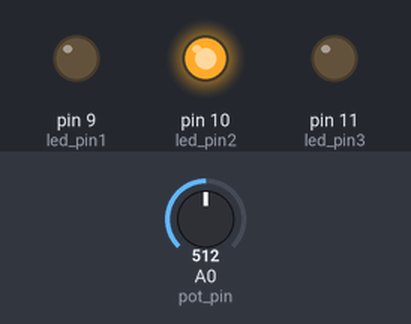
This sketch was run on a simulated Arduino Uno, built with avr-gcc and run on an emulated ATmega328P. On the bench: output pins drawn as LEDs (lit = HIGH). The test bench sets the inputs (shaded band); at power-on: A0 (pot_pin) = 512.

Above: at 1.2 s.
1.3 s: A0 (pot_pin) set to 522
At 1.6 s:
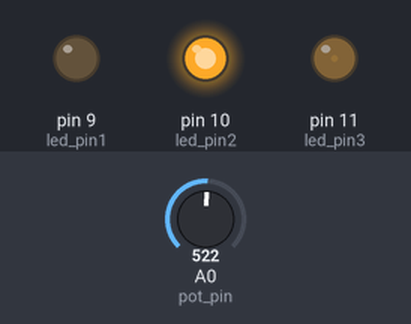
2.8 s: A0 (pot_pin) set to 511
At 3.9 s:
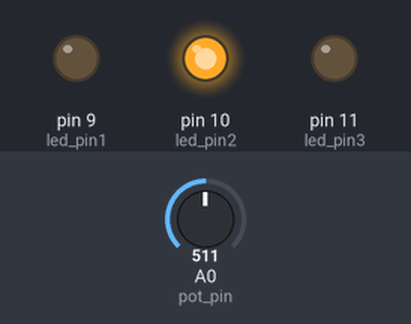
4.3 s: A0 (pot_pin) set to 306
At 5.1 s:
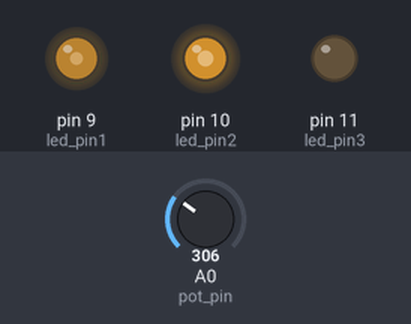
5.8 s: A0 (pot_pin) set to 122
At 6.2 s:
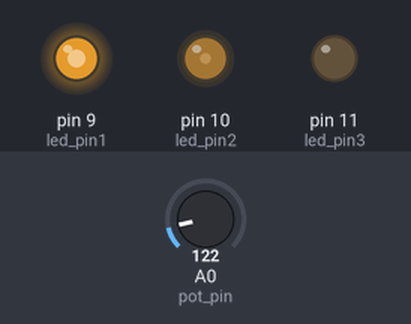
7.3 s: A0 (pot_pin) set to 0
At 8.5 s:
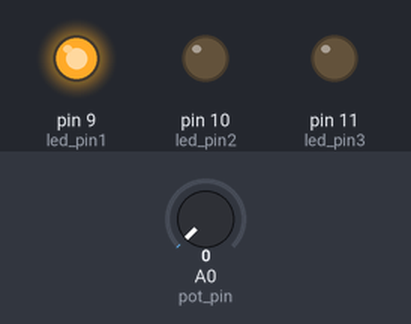
Timing chart, 0 to 9.8 s (numbered marks = the images above; inputs shaded):
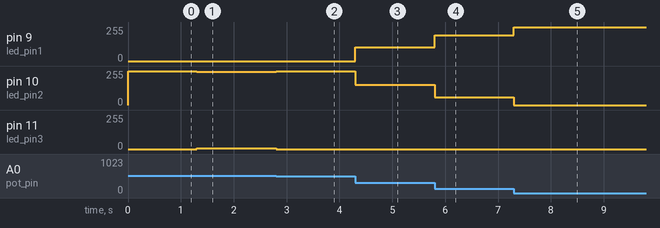

Measured:
- after the input at 1.3 s, pin 10 (led_pin2): 255/255 → 251/255 at once; pin 11 (led_pin3): 0/255 → 4/255 at once
- after the input at 2.8 s, pin 10 (led_pin2): 251/255 → 255/255 at once; pin 11 (led_pin3): 4/255 → 0/255 at once
- after the input at 4.3 s, pin 9 (led_pin1): 0/255 → 103/255 at once; pin 10 (led_pin2): 255/255 → 152/255 at once
- after the input at 5.8 s, pin 9 (led_pin1): 103/255 → 195/255 at once; pin 10 (led_pin2): 152/255 → 60/255 at once
- after the input at 7.3 s, pin 9 (led_pin1): 195/255 → 255/255 at once; pin 10 (led_pin2): 60/255 → 0/255 at once

The sketch:

2_led_crossfader.ino
```cpp
/*
 * 2_led_crossfader.ino
 *
 * use the analogRead and analogWrite commands to crossfade a set of 3 leds
 *
 * the leds must be connected to pwm capable pins (in this case, pins 9, 10, and
 * 11)
 *
 * author: prof. alex shenfield
 * date:   2024/11/12
 */

// set pin numbers
const int pot_pin = A0;

const int led_pin1 = 9;
const int led_pin2 = 10;
const int led_pin3 = 11;

// set up the initial state of the program
void setup()
{
  // set up the serial connection to enable debugging
  Serial.begin(9600);
  
  // set the pin i/o
  pinMode(led_pin1, OUTPUT);
  pinMode(led_pin2, OUTPUT);
  pinMode(led_pin3, OUTPUT);

  pinMode(pot_pin, INPUT);
}

// main program loop
void loop()
{
  // read potentiometer
  int val = analogRead(pot_pin);

  // if the analog value is in the bottom half of it's range, set:
  // led 1 as 255 - normalised potentiometer value
  // led 2 as normalised potentiometer value
  // led 3 as 0
  if (val < 512)
  {
    int output_val = map(val, 0, 511, 0, 255);
    analogWrite(led_pin1, (255 - output_val));
    analogWrite(led_pin2, output_val);
    analogWrite(led_pin3, 0);
  }
  // otherwise, if the analog value is in the top half of it's range, set:
  // led 1 as 0
  // led 2 as 255 - normalised potentiometer value
  // led 3 as normalised potentiometer value
  else
  {
    int output_val = map(val, 512, 1023, 0, 255);
    analogWrite(led_pin1, 0);
    analogWrite(led_pin2, (255 - output_val));
    analogWrite(led_pin3, output_val);
  }

}
```
